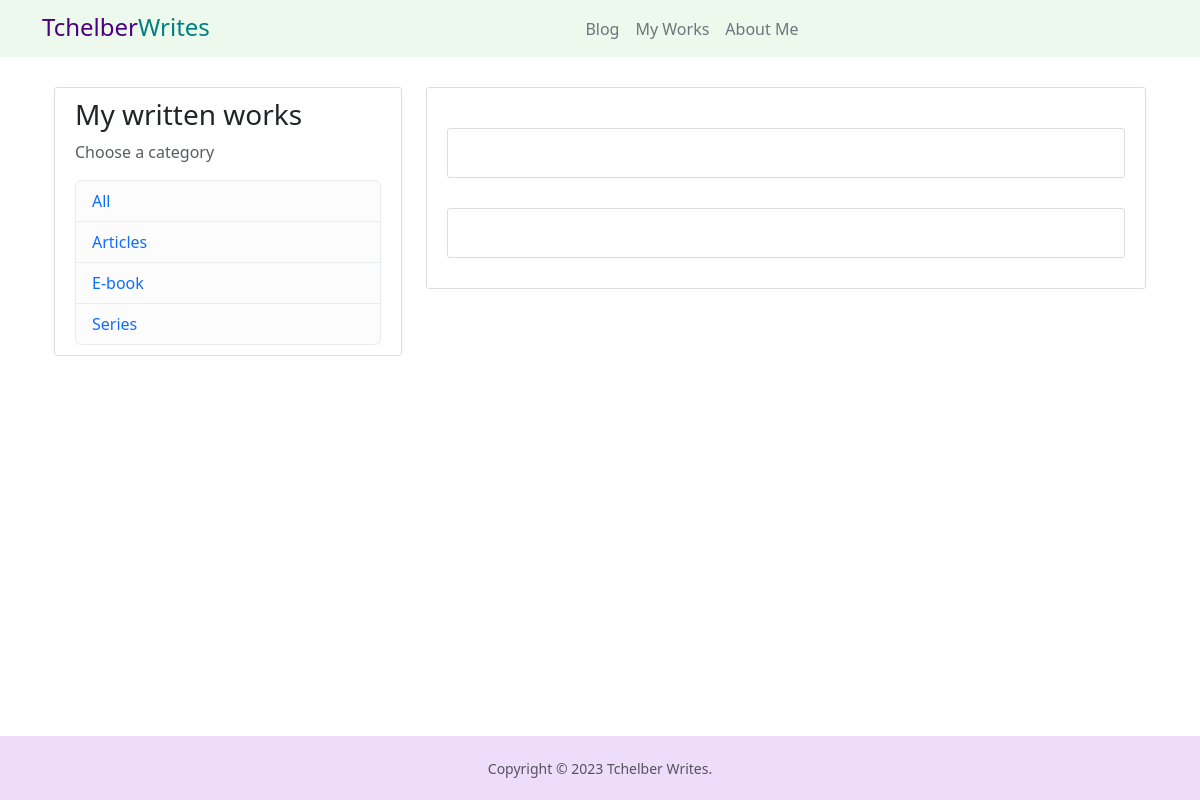
/blog, run on an earlier commit of the app's database.
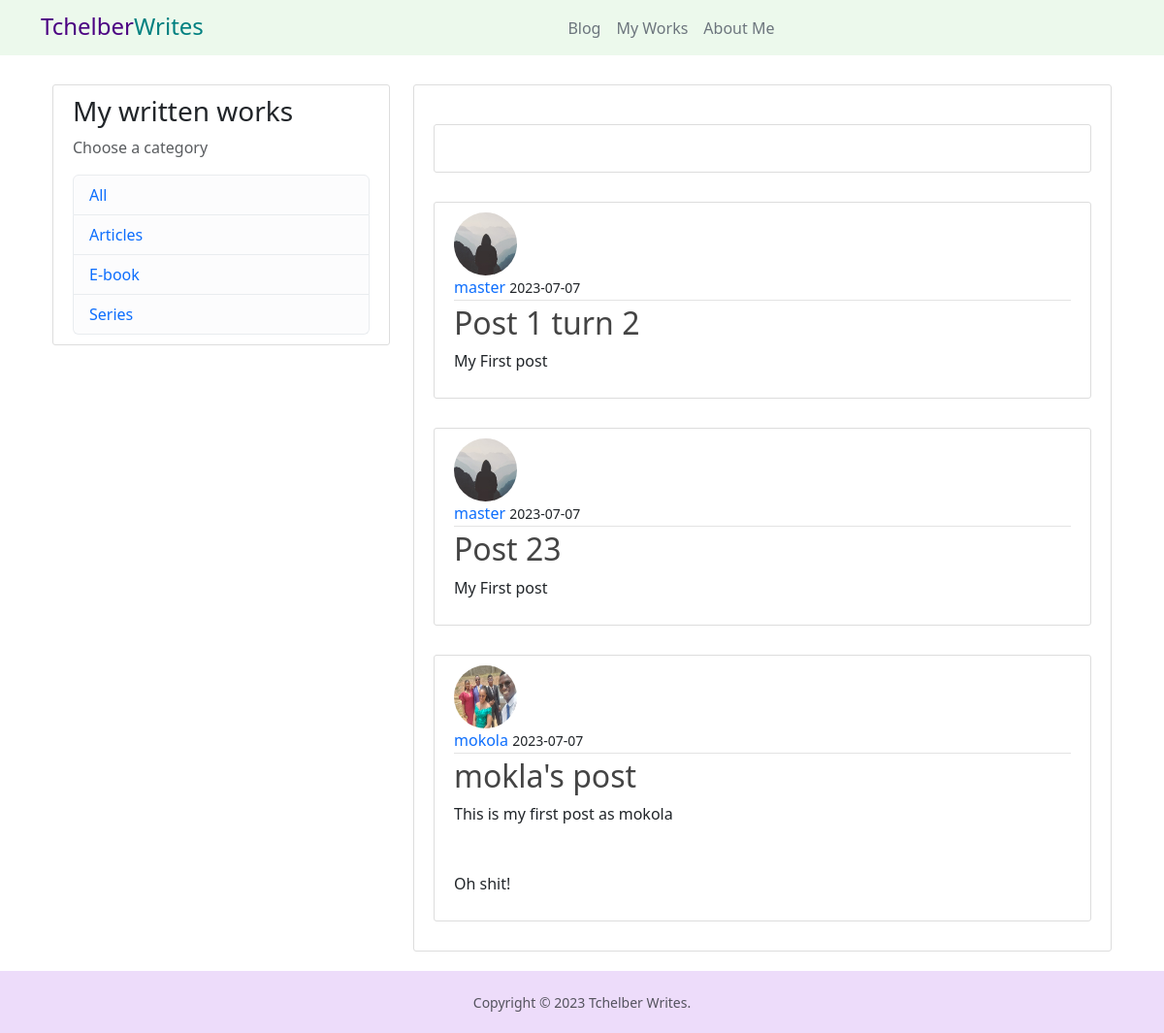
And on a later commit of the database.
### blogapp/models.py (models this page shows, shortened)
class BlogPost(db.Model):
    id = db.Column(db.Integer, primary_key=True)
    content = db.Column(db.Text, nullable=False)
    title = db.Column(db.Text, nullable=False)
    date_posted = db.Column(db.DateTime, nullable=False, default= datetime.utcnow)
    user_id = db.Column(db.Integer, db.ForeignKey("user.id"), nullable=False)

class User(db.Model, UserMixin):
    id = db.Column(db.Integer, primary_key=True)
    username = db.Column(db.String(50), unique=True, nullable=False)
    email = db.Column(db.String(120), unique=True, nullable=False)
    image_file = db.Column(db.Text, nullable=False, default="default.jpg")
    password = db.Column(db.String(60), nullable=False)
    is_admin = db.Column(db.Boolean, nullable=False, default=False)
    posts = db.relationship('BlogPost', backref = "author", lazy=True)

### blogapp/views.py (the view)
@views.route("/blog")
def blog():
	posts =  BlogPost.query.all()
	return render_template("blog.html", title="Blog", posts=posts)

### blogapp/templates/blog.html (shortened to what this page needs)
{% extends "layout.html" %}
{% block body %}
<main class="container">
    <div class="row">
        <div class="col-md-4">
            <div class="content-section">
                <h3>My written works</h3>
				<p class="text-muted">Choose a category</p>
				<ul class="list-group">
					<li class="list-group-item list-group-item-light"><a href="{{ url_for('views.releases') }}">All</a></li>
					<li class="list-group-item list-group-item-light"><a href="{{ url_for('views.releases', category='articles') }}">Articles</a></li>
					<li class="list-group-item list-group-item-light"><a href="{{ url_for('views.releases', category='e-book') }}">E-book</a></li>
					<li class="list-group-item list-group-item-light"><a href="{{ url_for('views.releases', category='series') }}">Series</a></li>
				</ul>
            </div>
        </div>
        <div class="col-md-8">
            <div class="content-section">
                <div class="p-4 content-section">
                </div>
				{% if posts %}
            {% for post in posts %}
           <article class="media content-section">
                <img class="rounded-circle article-img" src="{{ url_for('static', filename='profile_pics/' + post.author.image_file) }}">
                <div class="media-body">
                    <div class="article-metadata">
                    <a class="mr-2" href="#">{{ post.author.username }}</a>
                    <small cass="text-muted">{{ post.date_posted.strftime('%Y-%m-%d') }}</small>
                    </div>
                <h2><a class="article-title" href="{{ url_for('views.post', post_id=post.id) }}">{{ post.title }}</a></h2>
                <p class="article-content">{{ post.content }}</p>
            </div>
           </article>
			{% endfor %}
            {% else %}
            <div class="p-4 content-section">
            </div>
            {% endif %}
            </div>
        </div>
    </div>
</main>
{% endblock %}

### blogapp/templates/layout.html (shortened to what this page needs)
<!DOCTYPE html>
<html lang="en">
<head>
    <link rel="stylesheet" href="{{ url_for('static', filename='main.css') }}">
    <link rel="stylesheet" href="https://cdn.jsdelivr.net/npm/@tabler/icons-webfont@latest/tabler-icons.min.css">
    <link rel="stylesheet" href="https://cdn.jsdelivr.net/npm/bootstrap-icons@1.10.5/font/bootstrap-icons.css">
    <link href="https://cdn.jsdelivr.net/npm/bootstrap@5.3.0/dist/css/bootstrap.min.css" rel="stylesheet">
    <link rel="stylesheet" href="https://cdnjs.cloudflare.com/ajax/libs/OwlCarousel2/2.3.4/assets/owl.carousel.min.css" />
    <link rel="stylesheet" href="https://cdnjs.cloudflare.com/ajax/libs/OwlCarousel2/2.3.4/assets/owl.theme.default.min.css" />
</head>
<body>
    <header class="py-0" id="header-container">
        <div class="container">
            <nav class="navbar navbar-expand-lg navbar-light">
                <a class="navbar-brand" href="{{ url_for('views.home') }}">
                    <h4 class="tchelber">Tchelber</h4><h4 class="writes">Writes</h4>
                </a>
                <div class="collapse navbar-collapse" id="navbarNav">
                  <ul class="navbar-nav ms-auto me-auto">
                    <li class="nav-item active word">
                      <a
                        href="{{ url_for('views.blog') }}"
                        class="nav-link px-2 text-secondary"
                        >Blog</a
                      >
                    </li>
                    <li class="nav-item active word">
                      <a
                        href="{{ url_for('views.releases') }}"
                        class="nav-link px-2 text-secondary"
                        >My Works</a
                      >
                    </li>
                    <li class="nav-item active word">
                      <a
                        href="{{ url_for('views.about') }}"
                        class="nav-link px-2 text-secondary"
                        >About Me</a
                      >
                    </li>
                  </ul>
                  </div>
                </nav>
        </div>
    </header>
    <div class="container">
        {% block body %}
        {% endblock %}
    </div>
    <footer>
      <small class="text-muted">
        Copyright &#169 2023 Tchelber Writes.
    </small>
  </footer>
</body>
</html>

### blogapp/static/main.css (style rules this page uses)
h4 { display: inline; }
body { font-family: Arial, Helvetica, sans-serif; min-height: 100vh; display: flex; flex-direction: column; }
footer { color: black; text-align: center; background: #EDDCFA; margin-top: auto; padding: 20px; }
a:link { text-decoration: none; }
#header-container { background: #ecf9ec; }
.tchelber { color: #4B0082; }
.writes { color: #008080; }
p, h4, h5, h6, h3 { font-family: system-ui,-apple-system,"Segoe UI",Roboto,"Helvetica Neue","Noto Sans","Liberation Sans",Arial,sans-serif,"Apple Color Emoji","Segoe UI Emoji","Segoe UI Symbol","Noto Color Emoji"; justify-content: center; }
.content-section { background: #ffffff; padding: 10px 20px; border: 1px solid #dddddd; border-radius: 3px; margin-top: 30px; margin-bottom: 20px; }
.article-title { color: #444444; }
.article-content { white-space: pre-line; }
.article-img { height: 65px; width: 65px; margin-right: 16px; }
.article-metadata { padding-bottom: 1px; margin-bottom: 4px; border-bottom: 1px solid #e3e3e3 }

What changed in the data, as far as the page shows it:
added BlogPost: image_file (placeholder picture), author.username "master", date_posted "2023-07-07", title "Post 1 turn 2", content "My First post"
added BlogPost: image_file (placeholder picture), author.username "master", date_posted "2023-07-07", title "Post 23", content "My First post"
added BlogPost: image_file (picture), author.username "mokola", date_posted "2023-07-07", title "mokla's post", content "This is my first post as mokola Oh shit!"
